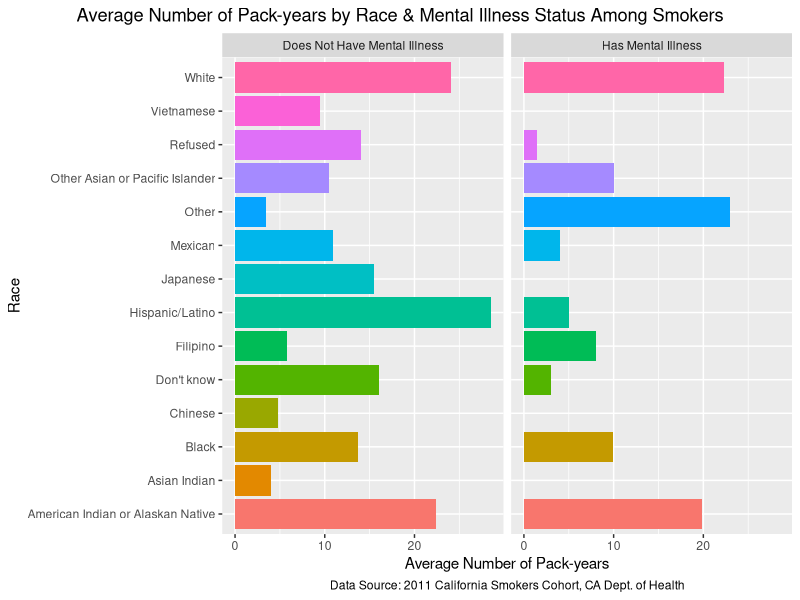
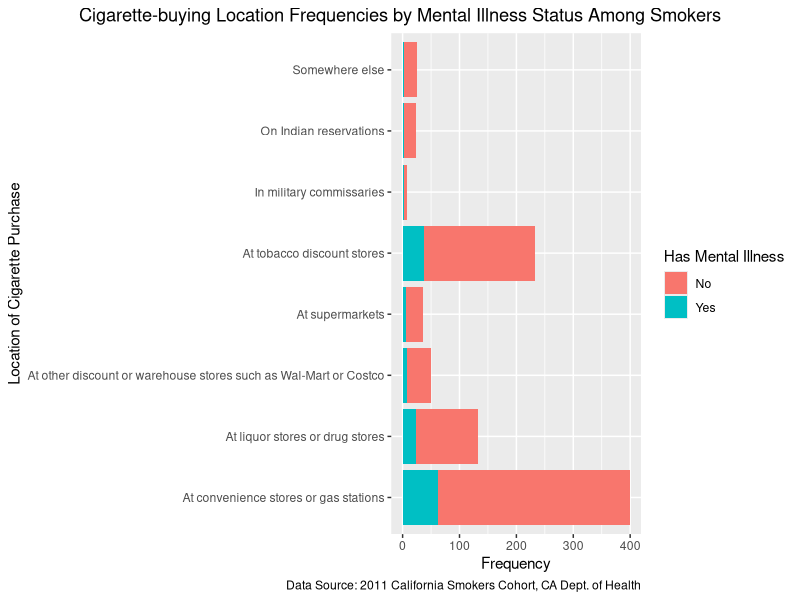

Write the R code that produced these figures, in order.
## ---- chunk 1
library(tidyverse)
library(knitr)
library(kableExtra)

#Insert previous code with updated datasets 
race_data <-read_csv("ca_csc_outcome_race_data.csv",
            col_select = c(ID, NERVOUS, WORRYING, PROBINTR,
                           PROBDOWN, ASTHMA, HEARTDIS,
                           DIABETES, OTHMENILL, race01, race02, race03,
                           race04, race05, race06, race07, race08,
                           race09, race10, race11, race12, race13,
                           race14, race15),
            na = c("", "NA", "NA/Not Applicable", "N/A", "n/a",
                   "(DO NOT READ) NA/Not Applicable",
                   "(DO NOT READ) Refused",
                   "(DO NOT READ) Don't know"))

smoker_data <- read_csv("ca_csc_smoker_data.csv",
            col_select = c(psraid, smokstat, WHEREBUY, BUYCALIF,
                           HOWMANY, SMOK6NUM, SMOK6UNI),
            na = c("", "NA", "NA/Not Applicable", "N/A", "n/a",
                   "(DO NOT READ) NA/Not Applicable",
                   "(DO NOT READ) Refused",
                   "(DO NOT READ) Don't know"))

#Changed casing for variables from capitals to lowercase in both dataframes
#of race_data and smoker_data
names(race_data) <- tolower(names(race_data))
names(smoker_data) <- tolower(names(smoker_data))

#Re-coded "100 or more cigarettes" to "100" for future pack-year calculations
#once the variable `howmany` is converted from character to numeric data type
smoker_data$howmany <- recode(smoker_data$howmany,
                              "100 or more cigarettes" = "100")

#Changed the data type of `howmany` from character to numeric in order to
#perform calculations for pack-years later
smoker_data$howmany <- as.numeric(smoker_data$howmany)

#Re-coded "In military commissaries, or" to "In military commissaries", as well
#as "Somewhere else (SPECIFY)?" to "Somewhere else" to make
#response option more understandable when displayed for the variable `wherebuy`.
smoker_data$wherebuy <- recode(smoker_data$wherebuy,
                  "In military commissaries, or" = "In military commissaries",
                  "Somewhere else (SPECIFY)?" = "Somewhere else")

#Created new variable `race` to combine variables race01:race15 into one column. 
race_data_2 <- race_data %>%
  mutate(race = case_when(race01 == "Yes" ~ "White",
        race02 == "Yes" ~ "Black",
        race03 == "Yes" ~ "Japanese",
        race04 == "Yes" ~ "Chinese",
        race05 == "Yes" ~ "Filipino",
        race06 == "Yes" ~ "Korean",
        race07 == "Yes" ~ "Other Asian or Pacific Islander",
        race08 == "Yes" ~ "American Indian or Alaskan Native",
        race09 == "Yes" ~ "Mexican",
        race10 == "Yes" ~ "Hispanic/Latino",
        race11 == "Yes" ~ "Other",
        race12 == "Yes" ~ "Vietnamese",
        race13 == "Yes" ~ "Asian Indian",
        race14 == "Yes" ~ "Refused",
        race15 == "Yes" ~ "Don't know")) %>%
  select(-(race01:race15))

#Created new variable "packs_per_day" for future calculations for pack-years
smoker_data_2 <- smoker_data %>% mutate(packs_per_day = howmany/20)

## ---- chunk 2
#We calculated pack-years, which is given by the formula of
#pack-years = # of packs of cigarettes smoked per day * years a person has smoked.
#This calculation led to the creation of a new variable called `pack_years`.
#`pack_years` was created conditionally based on the three different time units
#as determined by the existing variable `smok6uni`, which are: "Days", "Months",
#and "Years". To change the unit of "Days" to years, we set up a conditional
#statement in the code to divide `smok6num` by 365 before multiplying the result
#by `packs_per_day` to get pack-years. Similarly, to change the unit of "Months"
#to years, we set up a conditional statement in the code to divide `smok6num`
#by 12 before multiplying the result by `packs_per_day` to get pack-years. For
#`smok6uni` observations that have the value "Years", we just multiplied
#`smok6num` by `packs_per_day` to get pack-years directly. We assigned
#this overall change in the data frame smoker_data_2 to a new data frame
#called smoker_data_3, which includes the new variable `pack_years`.

smoker_data_3 <- smoker_data_2 %>%
  mutate(pack_years =
           case_when(smok6uni == "Days" ~ packs_per_day*(smok6num/365),
                     smok6uni == "Months" ~ packs_per_day*(smok6num/12),
                     smok6uni == "Years" ~ packs_per_day*(smok6num)))

#We then rounded `pack_years` to the nearest whole number for all observations.

smoker_data_3$pack_years <- round(smoker_data_3$pack_years, 0)

## ---- chunk 3

#In order to join our two cleaned data sets together, we first had to remove the
#strings of 'DIS' and 'STAT' from the `id` column of race_data_2 by using gsub().
#We overwrote these changes in the race_data_2 data frame and viewed these new
#changes to make sure the `id` variable only contains numbers and no
#characters.

race_data_2$id <- gsub('[DISSTAT]', '', race_data_2$id)

#Next, looking at the smoker_data_3 data frame, we see that the `psraid`
#variable contains each study participant's unique ID number, but the variable
#is a numeric data type. On the other hand, `id` from the race_data_2
#data frame is a character data type. We needed to convert `psraid` then from
#character to numeric data type because 1) `psraid` is an identifier rather than
#a numeric value to mathematically manipulate even if it does contain numbers
#and 2) in order to perform a join, the two variables must be the same data
#type.

smoker_data_3$psraid <- as.character(smoker_data_3$psraid)

#Afterward, we performed an inner join between race_data_2 and
#smoker_data_3 by each study participant's unique ID number, which is
#represented by `id` in race_data_2 and `psraid` in smoker_data_3. We
#chose to do an inner join because we wanted to select participants that
#exist in each of our two data sets for our final data frame.
#We assigned this join to a new data frame called joined_smoking_df.

joined_smoking_df <- inner_join(x = race_data_2, y = smoker_data_3,
                                by=c("id" = "psraid"))

## ---- chunk 4

#Table for average number of pack-years per disease for smokers who have a disease
t_avg_pack_years_disease <- joined_smoking_df %>%
  mutate(disease = case_when(asthma == "Yes" ~ "Asthma",
                            heartdis == "Yes" ~ "Heart Disease",
                            diabetes == "Yes" ~ "Diabetes",
                            othmenill == "Yes" ~ "Mental Illness")) %>%
  select(disease, pack_years) %>%
  filter(!is.na(pack_years), !is.na(disease)) %>%
  group_by(disease) %>%
  summarize(avg_pack_years = round(sum(pack_years)/n(), 0))


#Kable table for average number of pack-years per disease outcome for smokers who
#have a disease (produced below)
kable(t_avg_pack_years_disease, 
booktabs=T, 
col.names=c("Disease", "Average Number of Pack-years"),  
align='lcccc', 
caption= 'Average Number of Pack-years by Disease Outcome Among Smokers') %>%
kable_styling(full_width = T) %>%
kable_styling(latex_options = "hold_position") %>%
footnote(general = 
           "Data Source: 2011 California Smokers Cohort, CA Dept. of Health")

## ---- chunk 5

#We first created a subset of the data frame joined_smoking_df for our disease of
#interest, mental illness, called avg_pack_years_race_othmenill. This subset
#includes only the variable of `race` and average values of the variable
#`pack_years` pertaining to mental illness status. The purpose of creating this
#subset is to simplify the process of creating a graph in the next step by
#showing only the relevant information we need.

avg_pack_years_race_othmenill <- joined_smoking_df %>%
  filter(!is.na(pack_years)) %>%
  group_by(race, othmenill) %>%
  summarize(avg_pack_years = sum(pack_years)/n())


#We then created a bar graph representing avg_pack_years_race_othmenill,
#excluding NA values in the variable `othmenill` since we have determined that
#the NA values do not present valuable information for our analyses; the NA
#values had already been dropped for `avg_pack_years` in the process of creating
#the subset of avg_pack_years_race_othmenill in the previous step.

avg_pack_years_race_othmenill %>%
  drop_na(othmenill) %>%
  ggplot(aes(x = race, y = avg_pack_years)) +
  geom_bar(aes(fill = race), stat = "identity", position = "dodge") +
  coord_flip() +
  guides(fill = "none") +
  theme(plot.title.position = "plot",
        plot.title = element_text(hjust = 0.5)) +
  labs(x = "Race",
       y = "Average Number of Pack-years",
  title = "Average Number of Pack-years by Race & Mental Illness Status Among Smokers",
  caption = "Data Source: 2011 California Smokers Cohort, CA Dept. of Health") +
  facet_wrap(~ othmenill, labeller = labeller(othmenill =
                                      c("No" = "Does Not Have Mental Illness",
                                        "Yes" = "Has Mental Illness"))) +
  theme(plot.title = element_text(hjust = 0.5),
        plot.caption = element_text(hjust = 0.5))
       
## ---- chunk 6

#As similarly performed for the graph above, we also excluded NA values for the
#variables of `wherebuy` and `othmenill` prior to creating this graph because
#we did not believe NA values would be telling us any valuable information.
#We chose to create a stacked bar graph instead of a dodged bar graph in order
#to facilitate total frequency comparisons between different cigarette purchase
#locations regardless of mental illness status.

joined_smoking_df %>%
  filter(!is.na(wherebuy), !is.na(othmenill)) %>%
  ggplot(aes(x = wherebuy)) + 
  geom_bar(aes(fill = othmenill), position = "stack") +
  coord_flip() +
  theme(plot.title.position = "plot",
        plot.title = element_text(hjust = 0.5)) +
  scale_fill_discrete(name = "Has Mental Illness") + 
  labs(x = "Location of Cigarette Purchase",
       y = "Frequency",
  title = "Cigarette-buying Location Frequencies by Mental Illness Status Among Smokers",
  caption = "Data Source: 2011 California Smokers Cohort, CA Dept. of Health")
